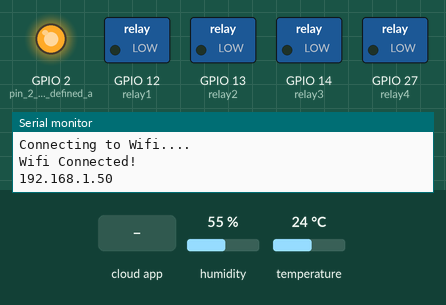
Recording of a sketch running on a simulated ESP32. Shown: switched loads named in the sketch (green lamp = pin HIGH), output pins drawn as LEDs (lit = HIGH), the last lines printed to the serial monitor. The inputs (shaded band) are chosen by the test bench; at power-on: humidity 55 %, temperature 24 °C. WiFi joins after 1.5 s; servers stay silent unless stated; the Firebase database answers and starts empty.

Above: at 2.7 s.
2.8 s: the phone or cloud app sets SALA to 0
At 6.9 s:
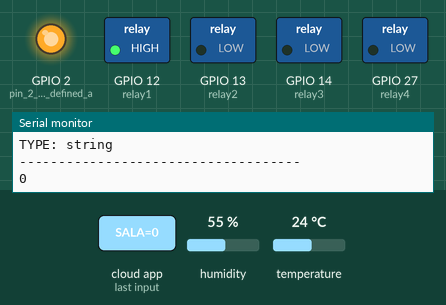
8.0 s: the phone or cloud app sets COZINHA to 0
At 12.8 s:
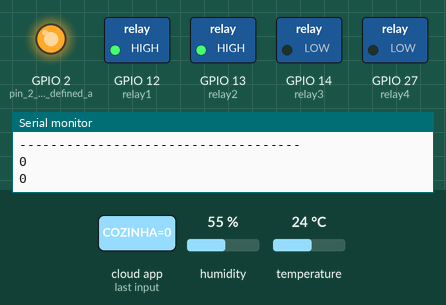
13.6 s: the phone or cloud app sets QUARTO1 to 0
At 18.7 s:
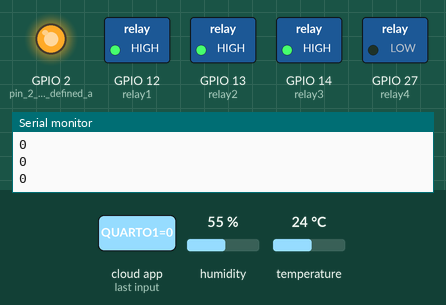
19.2 s: the phone or cloud app sets QUARTO2 to 0
At 24.5 s:
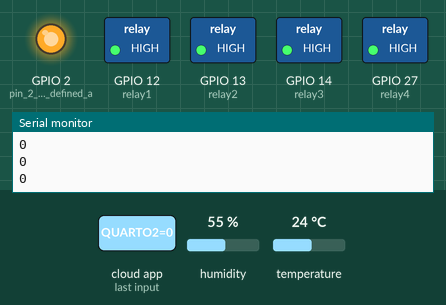
24.8 s: the phone or cloud app sets SALA to 1
At 27.3 s:
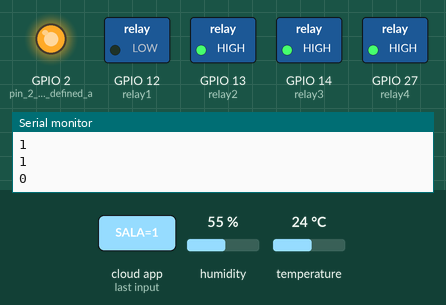
27.7 s: the phone or cloud app sets COZINHA to 1
At 33.2 s:
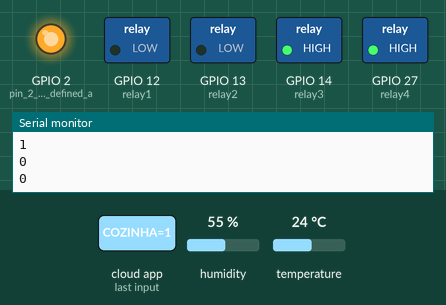
Timing chart, 0 to 34.3 s (numbered marks = the images above; inputs shaded):
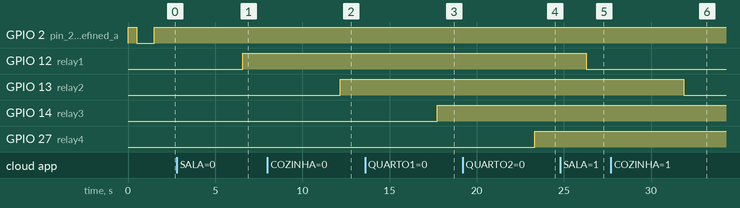

The sketch:

Projeto_AppInvetor_Firebase_ESP32_RW.ino
```cpp
//------------------------------------------------------------//
//----------------Iot Home Automation Project-----------------//
//------------------------------------------------------------//
//------------------------------------------------------------//
//----------------Developed by Wellington Dorta---------------//
//------------------------------------------------------------//


//============================================================//
//------------------------Libraries---------------------------//
//============================================================//

#include <Firebase_ESP_Client.h>
#include <ArduinoJson.h>
#include <WiFi.h>
#include <addons/RTDBHelper.h>
#include <DHT.h>

//============================================================//
//------------------------Defines and classes------- ---------//
//============================================================//
#define WIFI_SSID "------------------"  // fill with your home WIFI ID
#define WIFI_PASSWORD "--------------"  // fill with your home WIFI PW
#define DATABASE_URL "---------------"  // fill with your FIREBASE url
#define DATABASE_SECRET "------------"  // fill with your FIREBASE auth
#define WifiLed 2
#define DHTPIN 4
#define DHTTYPE    DHT11 // if you have the DHT22 sensor, only replace the DHT11 to DHT22 and change the DELAY however you want

//============================================================//
//------------------------Objects-----------------------------//
//============================================================//

DHT dht(DHTPIN, DHTTYPE);
FirebaseData fbdo;
FirebaseAuth auth;
FirebaseConfig config;

//============================================================//
//------------------------Variables---------------------------//
//============================================================//

unsigned long dataMillis = 0;
int count = 0;
//relays variables
int relay1 = 12;
int relay2 = 13;
int relay3 = 14;
int relay4 = 27;


String ledStatus = "";

void setup() {

  Serial.begin(115200); // serial defined as 9600 did not work
  dht.begin();

  pinMode(2, OUTPUT); // pin 2 ESP32 led defined as output

  WiFi.begin(WIFI_SSID, WIFI_PASSWORD); // start wifi object

  Serial.print("Connecting to Wifi...");

  while (WiFi.status() != WL_CONNECTED)
  {
    digitalWrite(2, HIGH); // ESP32 Led keep blinking when is trying to connect wifi
    delay(500);
    digitalWrite(2, LOW); // ESP32 Led keep blinking when is trying to connect wifi
    delay(500);
    Serial.print(".");
    delay(500);
  }

  printf("\n");
  Serial.println("Wifi Connected!");
  printf("\n");
  digitalWrite(2, HIGH);
  Serial.println(WiFi.localIP().toString());


  Serial.println();

  config.database_url = DATABASE_URL;
  config.signer.tokens.legacy_token = DATABASE_SECRET;

  Firebase.reconnectWiFi(true);

  Firebase.begin(&config, &auth);

  pinMode(relay1 , OUTPUT);
  pinMode(relay2 , OUTPUT);
  pinMode(relay3 , OUTPUT);
  pinMode(relay4 , OUTPUT);

}

void loop()
{
//============================================================//
//------------- Firebase DB Set and Get ----------------------//
//============================================================//
    homeAutomation(); // Start Home Automation Function
    sensorUpdate();  // Start Sensor Update Function
}

//============================================================//
//------------------- DHT sensor Function --------------------//
//============================================================//

void sensorUpdate(){
  // Reading temperature or humidity takes about 250 milliseconds! -> USING DHT22 sensor if you use DHT11 the recomendation is 2000 milliseconds
  delay(2000);
  float h = dht.readHumidity();
  // Read temperature as Celsius (the default)
  float t = dht.readTemperature();
  // Read temperature as Fahrenheit (isFahrenheit = true)
  float f = dht.readTemperature(true);

  // Check if any reads failed and exit early (to try again).
  if (isnan(h) || isnan(t) || isnan(f)) {
    Serial.println(F("Failed to read from DHT sensor!"));
    return;
  }

  Serial.print(F("Humidity: "));
  Serial.print(h);
  Serial.print(F("%  Temperature: "));
  Serial.print(t);
  Serial.print(F("°C  ,"));
  Serial.print(f);
  Serial.println(F("°F  "));

  if (Firebase.RTDB.setFloat(&fbdo, "/Home_Automation/temperature", t))
  {
    Serial.println("PASSED");
    Serial.println("PATH: " + fbdo.dataPath());
    Serial.println("TYPE: " + fbdo.dataType());
    Serial.println("------------------------------------");
    Serial.println();
  }
  else
  {
    Serial.println("FAILED");
    Serial.println("REASON: " + fbdo.errorReason());
    Serial.println("------------------------------------");
    Serial.println();
  }

  if (Firebase.RTDB.setFloat(&fbdo, "/Home_Automation/humidity", h))
  {
    Serial.println("PASSED");
    Serial.println("PATH: " + fbdo.dataPath());
    Serial.println("TYPE: " + fbdo.dataType());
    Serial.println("------------------------------------");
    Serial.println();
  }
  else
  {
    Serial.println("FAILED");
    Serial.println("REASON: " + fbdo.errorReason());
    Serial.println("------------------------------------");
    Serial.println();
  }
}

//============================================================//
//------------------- Home Automation Function --------------------//
//============================================================//
void homeAutomation()
{
    if (Firebase.RTDB.getString(&fbdo, "Home_Automation/SALA")) {
      ledStatus=fbdo.stringData();
    }
    if(ledStatus=="1") {
      digitalWrite(relay1,LOW);
      Serial.println(ledStatus);
    }
    else if (ledStatus=="0")
      digitalWrite(relay1,HIGH);
      Serial.println(ledStatus);
      delay(500);

    if (Firebase.RTDB.getString(&fbdo, "Home_Automation/COZINHA")) {
      ledStatus=fbdo.stringData();
    }
    if(ledStatus=="1") {
      digitalWrite(relay2,LOW);
      Serial.println(ledStatus);
    }
    else if (ledStatus=="0")
      digitalWrite(relay2,HIGH);
      Serial.println(ledStatus);
      delay(500);

    if (Firebase.RTDB.getString(&fbdo, "Home_Automation/QUARTO1")) {
      ledStatus=fbdo.stringData();
    }
    if(ledStatus=="1") {
      digitalWrite(relay3,LOW);
      Serial.println(ledStatus);
    }
    else if (ledStatus=="0")
      digitalWrite(relay3,HIGH);
      Serial.println(ledStatus);
      delay(500);

    if (Firebase.RTDB.getString(&fbdo, "Home_Automation/QUARTO2")) {
      ledStatus=fbdo.stringData();
    }
    if(ledStatus=="1") {
      digitalWrite(relay4,LOW);
      Serial.println(ledStatus);
    }
    else if (ledStatus=="0")
      digitalWrite(relay4,HIGH);
      Serial.println(ledStatus);
      delay(500);
}
```

Measured:
- after the input at 2.8 s, GPIO 12 (relay1): LOW → HIGH after 3.8 s
- after the input at 8.0 s, GPIO 13 (relay2): LOW → HIGH after 4.2 s
- after the input at 13.6 s, GPIO 14 (relay3): LOW → HIGH after 4.1 s
- after the input at 19.2 s, GPIO 27 (relay4): LOW → HIGH after 4.1 s
- after the input at 24.8 s, GPIO 12 (relay1): HIGH → LOW after 1.5 s
- after the input at 27.7 s, GPIO 13 (relay2): HIGH → LOW after 4.2 s
